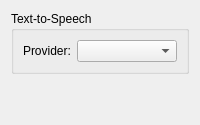
          <widget class="QWidget" name="ttsPage">
           <property name="sizePolicy">
            <sizepolicy hsizetype="Ignored" vsizetype="Ignored">
             <horstretch>0</horstretch>
             <verstretch>0</verstretch>
            </sizepolicy>
           </property>
           <layout class="QVBoxLayout" name="ttsLayout">
            <item>
             <widget class="QGroupBox" name="ttsGroupBox">
              <property name="title">
               <string>Text-to-Speech</string>
              </property>
              <layout class="QFormLayout" name="ttsFormLayout">
               <item row="0" column="0">
                <widget class="QLabel" name="ttsProviderLabel">
                 <property name="text">
                  <string>Provider:</string>
                 </property>
                </widget>
               </item>
               <item row="0" column="1">
                <widget class="QComboBox" name="ttsProviderComboBox"/>
               </item>
              </layout>
             </widget>
            </item>
            <item>
             <spacer name="ttsVerticalSpacer">
              <property name="orientation">
               <enum>Qt::Vertical</enum>
              </property>
              <property name="sizeHint" stdset="0">
               <size>
                <width>20</width>
                <height>40</height>
               </size>
              </property>
             </spacer>
            </item>
           </layout>
          </widget>
